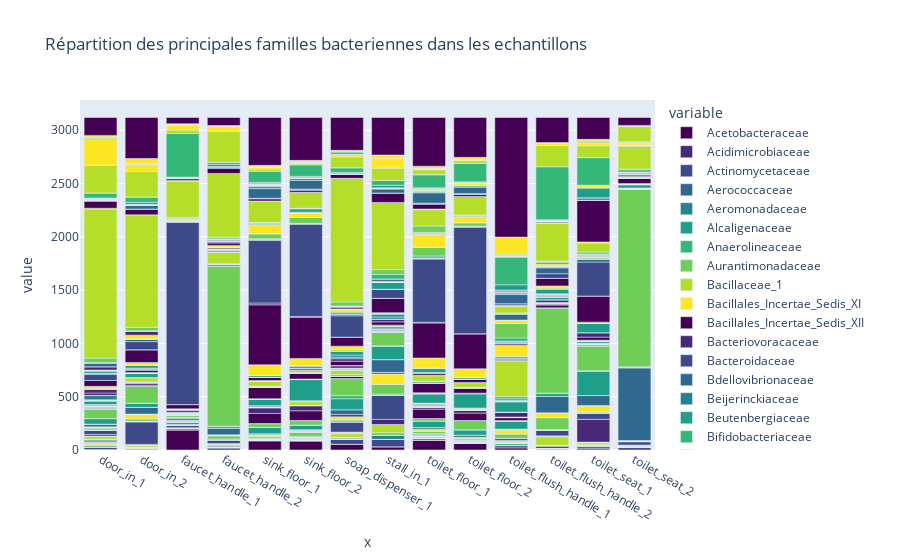

Notebook code cell kept with this figure:
### Code cell
#Objectif : Visualisation de la repartition des principale famille de bacterie 
#     au sein des differents echantillons a l'aide d'un barplot

matrice=df.groupby(by="famille").sum()

famille = matrice.index.values
samples = list(matrice.columns.values)



fig = px.bar(matrice.transpose(),           
             x=samples, 
             y=famille,        
             color_discrete_sequence=px.colors.sequential.Viridis,
             title="Répartition des principales familles bacteriennes dans les echantillons")
fig.show()
